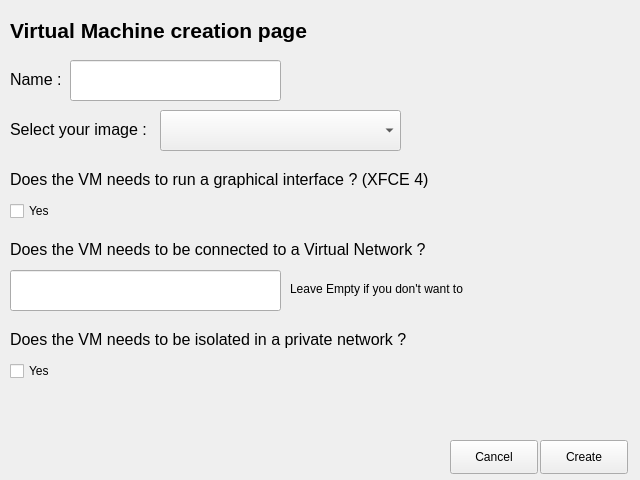
<?xml version="1.0" encoding="UTF-8"?>
<ui version="4.0">
 <class>MainWindow</class>
 <widget class="QMainWindow" name="MainWindow">
  <property name="geometry">
   <rect>
    <x>0</x>
    <y>0</y>
    <width>640</width>
    <height>480</height>
   </rect>
  </property>
  <property name="windowTitle">
   <string>theVirtualThings - VM Creation page</string>
  </property>
  <widget class="QWidget" name="centralwidget">
   <widget class="QPushButton" name="cancelButton">
    <property name="geometry">
     <rect>
      <x>450</x>
      <y>440</y>
      <width>88</width>
      <height>34</height>
     </rect>
    </property>
    <property name="text">
     <string>Cancel</string>
    </property>
   </widget>
   <widget class="QLabel" name="label">
    <property name="geometry">
     <rect>
      <x>10</x>
      <y>10</y>
      <width>321</width>
      <height>41</height>
     </rect>
    </property>
    <property name="font">
     <font>
      <pointsize>16</pointsize>
      <italic>false</italic>
      <bold>true</bold>
     </font>
    </property>
    <property name="text">
     <string>Virtual Machine creation page</string>
    </property>
   </widget>
   <widget class="QLabel" name="nameLabel">
    <property name="geometry">
     <rect>
      <x>10</x>
      <y>70</y>
      <width>58</width>
      <height>18</height>
     </rect>
    </property>
    <property name="font">
     <font>
      <pointsize>12</pointsize>
     </font>
    </property>
    <property name="text">
     <string>Name : </string>
    </property>
   </widget>
   <widget class="QLineEdit" name="nameLineEdit">
    <property name="geometry">
     <rect>
      <x>70</x>
      <y>60</y>
      <width>211</width>
      <height>41</height>
     </rect>
    </property>
   </widget>
   <widget class="QLabel" name="guiLabel">
    <property name="geometry">
     <rect>
      <x>10</x>
      <y>170</y>
      <width>431</width>
      <height>18</height>
     </rect>
    </property>
    <property name="font">
     <font>
      <pointsize>12</pointsize>
     </font>
    </property>
    <property name="text">
     <string>Does the VM needs to run a graphical interface ? (XFCE 4)</string>
    </property>
   </widget>
   <widget class="QCheckBox" name="guiCheckBox">
    <property name="geometry">
     <rect>
      <x>10</x>
      <y>200</y>
      <width>84</width>
      <height>22</height>
     </rect>
    </property>
    <property name="text">
     <string>Yes </string>
    </property>
   </widget>
   <widget class="QLabel" name="network1Label">
    <property name="geometry">
     <rect>
      <x>10</x>
      <y>240</y>
      <width>441</width>
      <height>18</height>
     </rect>
    </property>
    <property name="font">
     <font>
      <pointsize>12</pointsize>
     </font>
    </property>
    <property name="text">
     <string>Does the VM needs to be connected to a Virtual Network ?</string>
    </property>
   </widget>
   <widget class="QLabel" name="isolatedLabel">
    <property name="geometry">
     <rect>
      <x>10</x>
      <y>330</y>
      <width>431</width>
      <height>18</height>
     </rect>
    </property>
    <property name="font">
     <font>
      <pointsize>12</pointsize>
     </font>
    </property>
    <property name="text">
     <string>Does the VM needs to be isolated in a private network ?</string>
    </property>
   </widget>
   <widget class="QCheckBox" name="isolatedCheckBox">
    <property name="geometry">
     <rect>
      <x>10</x>
      <y>360</y>
      <width>84</width>
      <height>22</height>
     </rect>
    </property>
    <property name="text">
     <string>Yes </string>
    </property>
   </widget>
   <widget class="QLineEdit" name="networkLineEdit">
    <property name="geometry">
     <rect>
      <x>10</x>
      <y>270</y>
      <width>271</width>
      <height>41</height>
     </rect>
    </property>
    <property name="text">
     <string/>
    </property>
    <property name="frame">
     <bool>true</bool>
    </property>
    <property name="dragEnabled">
     <bool>false</bool>
    </property>
    <property name="clearButtonEnabled">
     <bool>false</bool>
    </property>
   </widget>
   <widget class="QLabel" name="network2Label">
    <property name="geometry">
     <rect>
      <x>290</x>
      <y>280</y>
      <width>201</width>
      <height>18</height>
     </rect>
    </property>
    <property name="text">
     <string>Leave Empty if you don't want to</string>
    </property>
   </widget>
   <widget class="QPushButton" name="createButton">
    <property name="geometry">
     <rect>
      <x>540</x>
      <y>440</y>
      <width>88</width>
      <height>34</height>
     </rect>
    </property>
    <property name="text">
     <string>Create</string>
    </property>
   </widget>
   <widget class="QComboBox" name="imageComboBox">
    <property name="geometry">
     <rect>
      <x>160</x>
      <y>110</y>
      <width>241</width>
      <height>41</height>
     </rect>
    </property>
   </widget>
   <widget class="QLabel" name="imageLabel">
    <property name="geometry">
     <rect>
      <x>10</x>
      <y>120</y>
      <width>151</width>
      <height>18</height>
     </rect>
    </property>
    <property name="font">
     <font>
      <pointsize>12</pointsize>
     </font>
    </property>
    <property name="text">
     <string>Select your image :</string>
    </property>
   </widget>
  </widget>
 </widget>
 <resources/>
 <connections/>
</ui>
